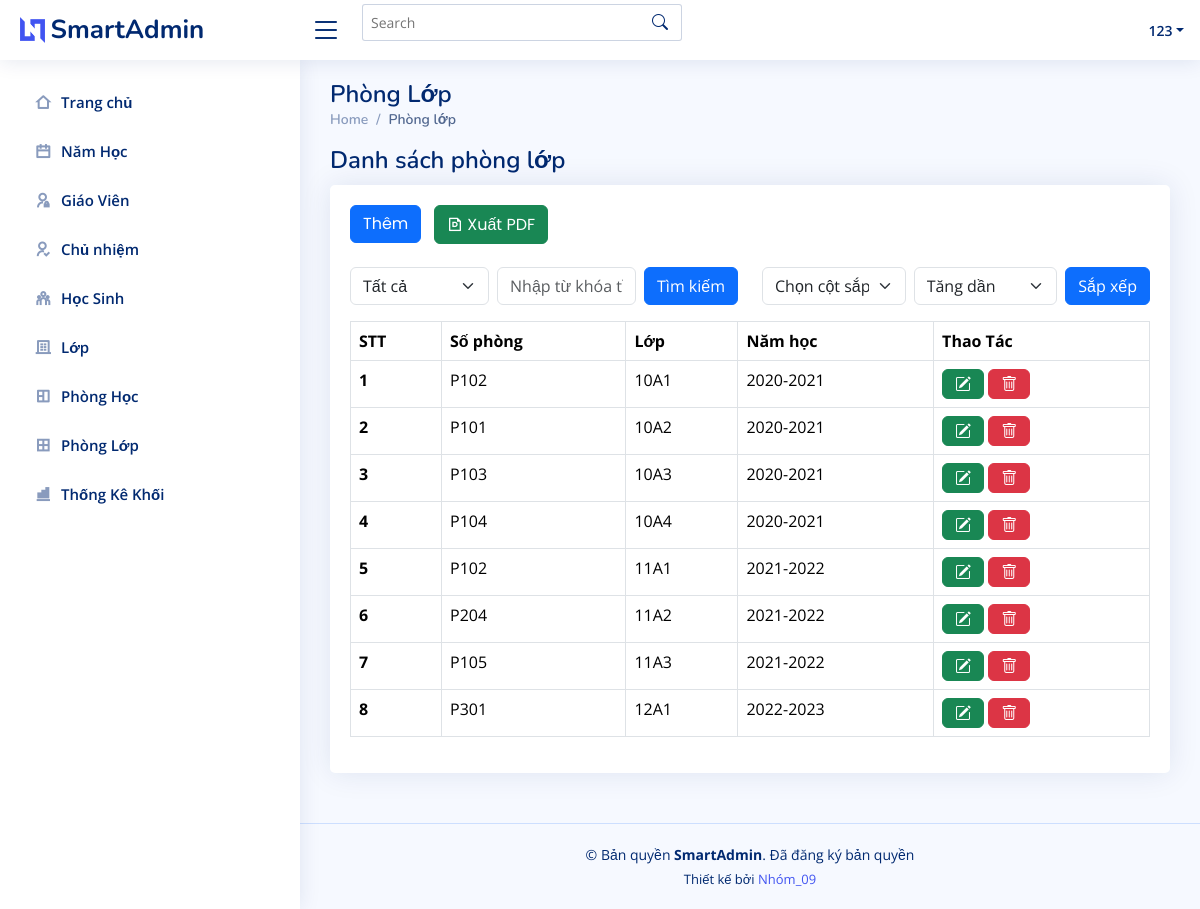
Page /phonglop.php (signed in) on the committed database.
### tables this page shows
CREATE TABLE `phonglop` (
  `maPhong` varchar(10) NOT NULL,
  `maLop` int NOT NULL,
  PRIMARY KEY (`maPhong`,`maLop`),
  KEY `maLop` (`maLop`),
  CONSTRAINT `phonglop_ibfk_1` FOREIGN KEY (`maPhong`) REFERENCES `phonghoc` (`maPhong`)
);

CREATE TABLE `lop` (
  `maLop` int NOT NULL AUTO_INCREMENT,
  `tenLop` varchar(50) DEFAULT NULL,
  `maNamHoc` int DEFAULT NULL,
  `maKhoi` int DEFAULT NULL,
  PRIMARY KEY (`maLop`),
  KEY `fk_namhoc_maNamHoc` (`maNamHoc`),
  CONSTRAINT `fk_namhoc_maNamHoc` FOREIGN KEY (`maNamHoc`) REFERENCES `namhoc` (`maNamHoc`)
);

CREATE TABLE `namhoc` (
  `maNamHoc` int NOT NULL AUTO_INCREMENT,
  `nienKhoa` varchar(50) NOT NULL,
  PRIMARY KEY (`maNamHoc`)
);

### phonglop.php (the view, shortened to what this page needs)
<?php
include('partials/header.php');
include('partials/sidebar.php');
include('partials/connectDB.php');
?>
<main id="main" class="main">
  <div class="pagetitle">
    <h1>Phòng Lớp</h1>
    <nav>
      <ol class="breadcrumb">
        <li class="breadcrumb-item"><a href="index.html">Home</a></li>
        <li class="breadcrumb-item active">Phòng lớp</li>
      </ol>
    </nav>
  </div>
  <div class="pagetitle">
    <h1>Danh sách phòng lớp</h1>
  </div>
  <section class="section">
    <div class="row">
      <div class="col-lg-12">
        <div class="card">
          <div class="card-body">
            <h5 class="card-title d-flex justify-content-between align-items-center">
              <div>
                <a href="add_phonglop.php" class="btn btn-primary me-2">Thêm</a>
                <a href="export_pdf_phonglop.php?column=<?php echo isset($_GET['column']) ? $_GET['column'] : ''; ?>&keyword=<?php echo isset($_GET['keyword']) ? $_GET['keyword'] : ''; ?>&order=<?php echo isset($_GET['order']) ? $_GET['order'] : 'asc'; ?>" class="btn btn-success me-4">
                  <i class="ri-file-pdf-line"></i> Xuất PDF
                </a>
              </div>
            </h5>
            <div class="row">
              <form method="GET" action="" class="d-flex align-items-center w-50">
                <div class="me-2" style="flex: 1;">
                  <select name="column" class="form-select">
                    <option value="">Tất cả</option>
                  </select>
                </div>
                <div class="me-2" style="flex: 1;">
                  <input type="text" name="keyword" class="form-control" placeholder="Nhập từ khóa tìm kiếm">
                </div>
                <button type="submit" class="btn btn-primary">Tìm kiếm</button>
              </form>
              <form method="GET" action="" class="d-flex align-items-center w-50">
                <div class="me-2" style="flex: 1;">
                  <select name="sort_column" class="form-select">
                    <option value="">Chọn cột sắp xếp</option>
                  </select>
                </div>
                <div class="me-2" style="flex: 1;">
                  <select name="sort_order" class="form-select">
                    <option value="asc">Tăng dần</option>
                  </select>
                </div>
                <button type="submit" class="btn btn-primary">Sắp xếp</button>
              </form>
            </div>
            <table class="table table-bordered">
              <thead>
                <tr>
                  <th scope="col">STT</th>
                  <th scope="col">Số phòng</th>
                  <th scope="col">Lớp</th>
                  <th scope="col">Năm học</th>
                  <th scope="col">Thao Tác</th>
                </tr>
              </thead>
              <tbody>
                <?php
                $sql = "SELECT phonglop.*, lop.tenLop, namhoc.nienKhoa
                        FROM phonglop
                        JOIN lop ON phonglop.maLop = lop.maLop
                        JOIN namhoc ON lop.maNamHoc = namhoc.maNamHoc";
                $stmt = $conn->prepare($sql);
                $stmt->execute();
                $result = $stmt->get_result();
                if ($result->num_rows > 0) {
                  $stt = 1;
                  while ($row = $result->fetch_assoc()) {
                    echo "<tr>
                            <th scope='row'>{$stt}</th>
                            <td>{$row['maPhong']}</td>
                            <td>{$row['tenLop']}</td>
                            <td>{$row['nienKhoa']}</td>
                            <td>
                              <a href='edit_phonglop.php?maPhong={$row['maPhong']}&nienKhoa={$row['nienKhoa']}&maLop={$row['maLop']}' class='btn btn-success'>
                                <i class='bi bi-pencil-square'></i>
                              </a>
                              <a href='phonglop.php?delete=true&maPhong={$row['maPhong']}' class='btn btn-danger' onclick='return confirm(\"Bạn có chắc chắn muốn xóa?\")'>
                                <i class='bi bi-trash'></i>
                              </a>
                            </td>
                          </tr>";
                    $stt++;
                  }
                } else {
                  echo "<tr><td colspan='6' class='text-center'>Không có dữ liệu nào</td></tr>";
                }
                ?>
              </tbody>
            </table>
          </div>
        </div>
      </div>
    </div>
  </section>
</main>
<?php
include('partials/footer.php');
?>

### assets/css/style.css (style rules this page uses)
a { color: #4154f1; text-decoration: none; }
h1, h2, h3, h4, h5, h6 { font-family: "Nunito", sans-serif; }
#main { margin-top: 60px; padding: 20px 30px; transition: all 0.3s; }
.pagetitle { margin-bottom: 10px; }
.pagetitle h1 { font-size: 24px; margin-bottom: 0; font-weight: 600; color: #012970; }
.card { margin-bottom: 30px; border: none; border-radius: 5px; box-shadow: 0px 0 30px rgba(1, 41, 112, 0.1); }
.card-title { padding: 20px 0 15px 0; font-size: 18px; font-weight: 500; color: #012970; font-family: "Poppins", sans-serif; }
.card-body { padding: 0 20px 20px 20px; }
.breadcrumb { font-size: 14px; font-family: "Nunito", sans-serif; color: #899bbd; font-weight: 600; }
.breadcrumb a { color: #899bbd; transition: 0.3s; }
.breadcrumb .breadcrumb-item::before { color: #899bbd; }
.breadcrumb .active { color: #51678f; font-weight: 600; }
@media (min-width: 1200px) { #main, #footer { margin-left: 300px; } }

### rows in the picture
phonglop: maPhong "P102", lop.tenLop "10A1", namhoc.nienKhoa "2020-2021"
phonglop: maPhong "P101", lop.tenLop "10A2", namhoc.nienKhoa "2020-2021"
phonglop: maPhong "P103", lop.tenLop "10A3", namhoc.nienKhoa "2020-2021"
phonglop: maPhong "P104", lop.tenLop "10A4", namhoc.nienKhoa "2020-2021"
phonglop: maPhong "P102", lop.tenLop "11A1", namhoc.nienKhoa "2021-2022"
phonglop: maPhong "P204", lop.tenLop "11A2", namhoc.nienKhoa "2021-2022"
phonglop: maPhong "P105", lop.tenLop "11A3", namhoc.nienKhoa "2021-2022"
phonglop: maPhong "P301", lop.tenLop "12A1", namhoc.nienKhoa "2022-2023"

### other values in the picture
$_SESSION['username'] "123"
